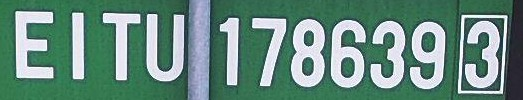
#> input picture test/gorizontal/1-122720001-OCR-AS-B01_jpg.rf.4c7af66a0b838d2dd66e205de8b3a98a.jpg, 523 x 100 px
$ python -i OCR.py   (imports and definitions only)
#> lines starting #> are read from the running program, lines starting #| are printed output that depends on the picture
import hashlib
import json
import os
import re
from collections import OrderedDict
from pathlib import Path
from typing import Any

# [4 lines not run here, left out]

import cv2
from paddleocr import PaddleOCR

EARLY_OK = float(os.getenv("OCR_EARLY_OK", "0.93"))
ORTHOGONAL_OK = float(os.getenv("OCR_ORTHOGONAL_OK", "0.83"))
DIAGONAL_START_BELOW = float(os.getenv("OCR_DIAGONAL_START_BELOW", "0.70"))
DIAG_SCALE = float(os.getenv("OCR_DIAG_SCALE", "0.72"))
CACHE_SIZE = int(os.getenv("OCR_CACHE_SIZE", "256"))

BASE_DIR = Path(__file__).resolve().parent
MODELS_DIR = (BASE_DIR / ".." / "models" / "paddleocr").resolve()
DET_MODEL_DIR = Path(os.getenv("PADDLE_DET_MODEL_DIR", MODELS_DIR / "PP-OCRv5_server_det"))
REC_MODEL_DIR = Path(os.getenv("PADDLE_REC_MODEL_DIR", MODELS_DIR / "en_PP-OCRv5_mobile_rec"))
TEXTLINE_ORI_MODEL_DIR = Path(os.getenv("PADDLE_TEXTLINE_ORI_MODEL_DIR", MODELS_DIR / "PP-LCNet_x1_0_textline_ori"))
DOC_ORI_MODEL_DIR = Path(
    os.getenv("PADDLE_DOC_ORI_MODEL_DIR", MODELS_DIR / "PP-LCNet_x1_0_doc_ori")
)
DOC_UNWARP_MODEL_DIR = Path(os.getenv("PADDLE_DOC_UNWARP_MODEL_DIR", MODELS_DIR / "UVDoc"))


def _build_ocr() -> PaddleOCR:
    cpu_threads = max(1, int(os.getenv("PADDLE_CPU_THREADS", "2")))
    kwargs: dict[str, Any] = {
        "lang": "en",
        "use_textline_orientation": True,
        "device": os.getenv("PADDLE_DEVICE", "cpu"),
        "enable_hpi": False,
        "enable_mkldnn": False,
        "cpu_threads": cpu_threads,
    }

    if DET_MODEL_DIR.exists() and REC_MODEL_DIR.exists():
        kwargs["text_detection_model_dir"] = str(DET_MODEL_DIR)
        kwargs["text_recognition_model_dir"] = str(REC_MODEL_DIR)
    if TEXTLINE_ORI_MODEL_DIR.exists():
        kwargs["textline_orientation_model_dir"] = str(TEXTLINE_ORI_MODEL_DIR)
    if DOC_ORI_MODEL_DIR.exists():
        kwargs["doc_orientation_classify_model_dir"] = str(DOC_ORI_MODEL_DIR)
    if DOC_UNWARP_MODEL_DIR.exists():
        kwargs["doc_unwarping_model_dir"] = str(DOC_UNWARP_MODEL_DIR)

    return PaddleOCR(**kwargs)


# [1 line that did not run here, left out]

_CLEAN_RE = re.compile(r"[^A-Z0-9]+")
_CACHE: "OrderedDict[str, tuple[str, int | None, float]]" = OrderedDict()


def clean(s: str) -> str:
    return _CLEAN_RE.sub("", s.upper())


# [16 lines left out: function _seal_text_quality, not called in this run]


def _preprocess_fast(img):
    gray = cv2.cvtColor(img, cv2.COLOR_BGR2GRAY)
    clahe = cv2.createCLAHE(clipLimit=2.0, tileGridSize=(8, 8))
    gray = clahe.apply(gray)
    return cv2.cvtColor(gray, cv2.COLOR_GRAY2BGR)


# [35 lines left out: functions _preprocess_hard, rotate_any, not called in this run]


def _rotate_90(img, a: int):
    if a == 0:
        return img
    if a == 90:
        return cv2.rotate(img, cv2.ROTATE_90_CLOCKWISE)
    if a == 180:
        return cv2.rotate(img, cv2.ROTATE_180)
    if a == 270:
        return cv2.rotate(img, cv2.ROTATE_90_COUNTERCLOCKWISE)
    return img


# [10 lines left out: function _extract_result_json, not called in this run]


def _run_ocr(img):
    if hasattr(ocr, "predict"):
        try:
            return ocr.predict(img)
        except Exception:
            # Fallback for environments where PaddleOCR v3 predict path fails on CPU runtime.
            if hasattr(ocr, "ocr"):
                return ocr.ocr(img)
            raise
    return ocr.ocr(img)


# [41 lines left out: function _best_text_from_any_result, not called in this run]


def _predict_at_angle(img, angle: int) -> tuple[str, float]:
    rotated = _rotate_90(img, angle) if angle in (0, 90, 180, 270) else rotate_any(img, angle)
    result = _run_ocr(rotated)
    return _best_text_from_any_result(result)


def _cache_key(img) -> str:
    h, w = img.shape[:2]
    digest = hashlib.blake2b(img.tobytes(), digest_size=16).hexdigest()
    return f"{h}x{w}:{digest}"


def _cache_get(key: str):
    value = _CACHE.get(key)
    if value is None:
        return None
    _CACHE.move_to_end(key)
    return value


# [5 lines left out: function _cache_set, not called in this run]


def ocr_best(img):
    if img is None:
        return "", None, -1.0

    key = _cache_key(img)
    cached = _cache_get(key)
    if cached is not None:
        return cached

    img_fast = _preprocess_fast(img)

    best_text = ""
    best_score = -1.0
    best_angle = None

    for angle in (0, 180):
        text, score = _predict_at_angle(img_fast, angle)
        if score > best_score:
            best_text, best_score, best_angle = text, score, angle
        if best_score >= EARLY_OK:
            result = (best_text, best_angle, best_score)
            _cache_set(key, result)
            return result

    if best_score < ORTHOGONAL_OK:
        for angle in (90, 270):
            text, score = _predict_at_angle(img_fast, angle)
            if score > best_score:
                best_text, best_score, best_angle = text, score, angle
            if best_score >= EARLY_OK:
                result = (best_text, best_angle, best_score)
                _cache_set(key, result)
                return result

    if best_score < DIAGONAL_START_BELOW:
        img_hard = _preprocess_hard(img)

        for angle in (0, 180):
            text, score = _predict_at_angle(img_hard, angle)
            if score > best_score:
                best_text, best_score, best_angle = text, score, angle
            if best_score >= EARLY_OK:
                result = (best_text, best_angle, best_score)
                _cache_set(key, result)
                return result

        h, w = img_hard.shape[:2]
        diag_img = cv2.resize(
            img_hard,
            (max(1, int(w * DIAG_SCALE)), max(1, int(h * DIAG_SCALE))),
            interpolation=cv2.INTER_AREA,
        )
        for angle in (45, 135, 225, 315):
            text, score = _predict_at_angle(diag_img, angle)
            if score > best_score:
                best_text, best_score, best_angle = text, score, angle
            if best_score >= EARLY_OK:
                break

    result = (best_text, best_angle, best_score)
    _cache_set(key, result)
    return result

>>> import cv2
>>> picture = cv2.imread('../test/gorizontal/1-122720001-OCR-AS-B01_jpg.rf.4c7af66a0b838d2dd66e205de8b3a98a.jpg')
#> picture is the input picture: shape (100, 523, 3); mean B, G, R 127.4, 139.7, 103.6
>>> result = ocr_best(picture)
#> in _cache_key, `digest = hashlib.blake2b(img.tobytes(), digest_size=16).hexdigest()`: digest = '37be6fbffe57513bae31a00b1fcf6d2a'
#> in ocr_best, `key = _cache_key(img)`: key = '100x523:37be6fbffe57513bae31a00b1fcf6d2a'
#> in _preprocess_fast, `gray = cv2.cvtColor(img, cv2.COLOR_BGR2GRAY)`:
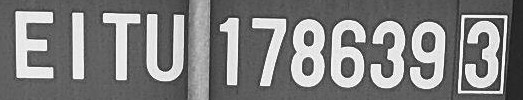
#> gray: shape (100, 523); min 19, max 255, mean 127.5
#> in _preprocess_fast, `gray = clahe.apply(gray)`:
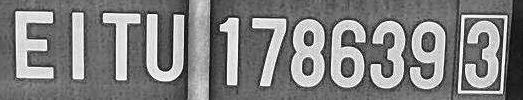
#> gray: shape (100, 523); min 7, max 255, mean 127.9
#> after the loop in ocr_best, `for angle in (0, 180):`: best_score = -1; best_text = ''
#> (the run stopped early here; a loop or call above may not have finished)

$ run again, on test/gorizontal/1-123504001-OCR-AS-B01_jpg.rf.f52bdc864eac427dbd8327a1f1db822e.jpg
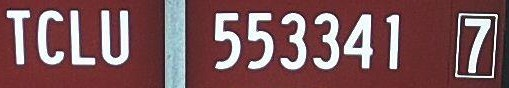
#> input picture test/gorizontal/1-123504001-OCR-AS-B01_jpg.rf.f52bdc864eac427dbd8327a1f1db822e.jpg, 509 x 88 px
#> picture is the input picture: shape (88, 509, 3); mean B, G, R 89.5, 86.1, 125.9
#> digest = '6f2e77b9824aedb2e997903935c20e69'
#> key = '88x509:6f2e77b9824aedb2e997903935c20e69'
#> in _preprocess_fast, `gray = cv2.cvtColor(img, cv2.COLOR_BGR2GRAY)`:
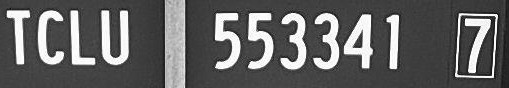
#> gray: shape (88, 509); min 2, max 255, mean 98.4
#> in _preprocess_fast, `gray = clahe.apply(gray)`:
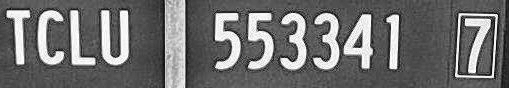
#> gray: shape (88, 509); min 2, max 255, mean 110.7
#> after the loop in ocr_best, `for angle in (0, 180):`: best_score = -1; best_text = ''
